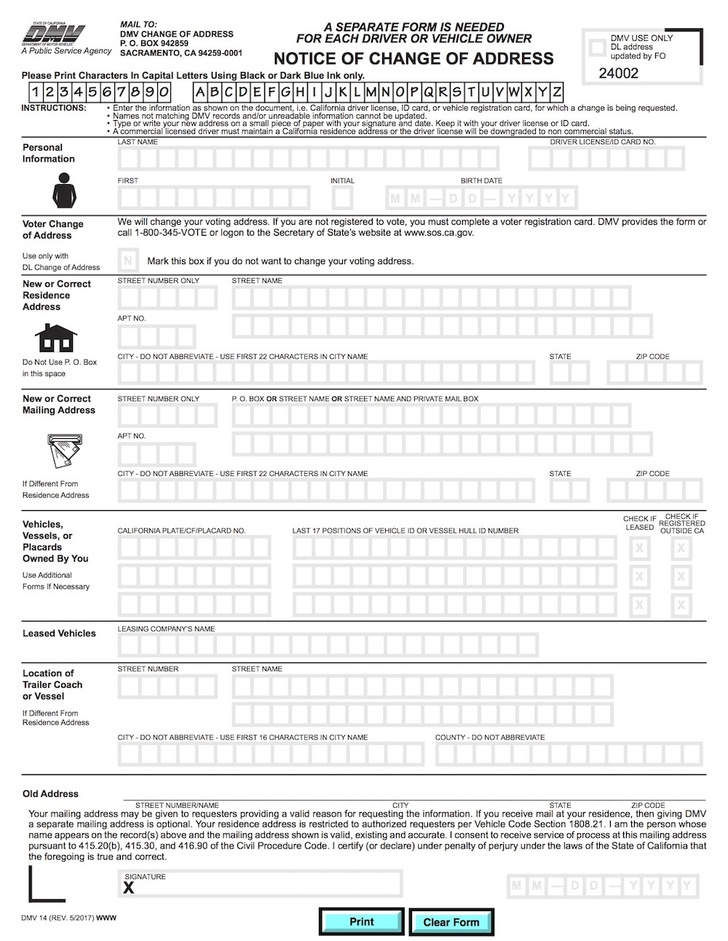
//> input picture documentAlignmentWithHomography/form.jpg, 728 x 941 px, shrunk from 1000 x 1293 before the run
$ ./main   (built with g++ and OpenCV 4)
//> lines starting //> are read from the running program, lines starting //| are printed output that depends on the picture
#include <iostream>
#include <string>
#include <opencv2/opencv.hpp>

using namespace cv;

int main() {
    std::cout << "Homography" << std::endl;

    Mat refImage = imread("form.jpg");
//> refImage is the input picture: 941 rows x 728 cols, CV_8UC3; mean B, G, R 237.2, 237.3, 237
    imshow("Reference form", refImage);
    waitKey(0);

    Mat scannedImage = imread("scanned-form.jpg");
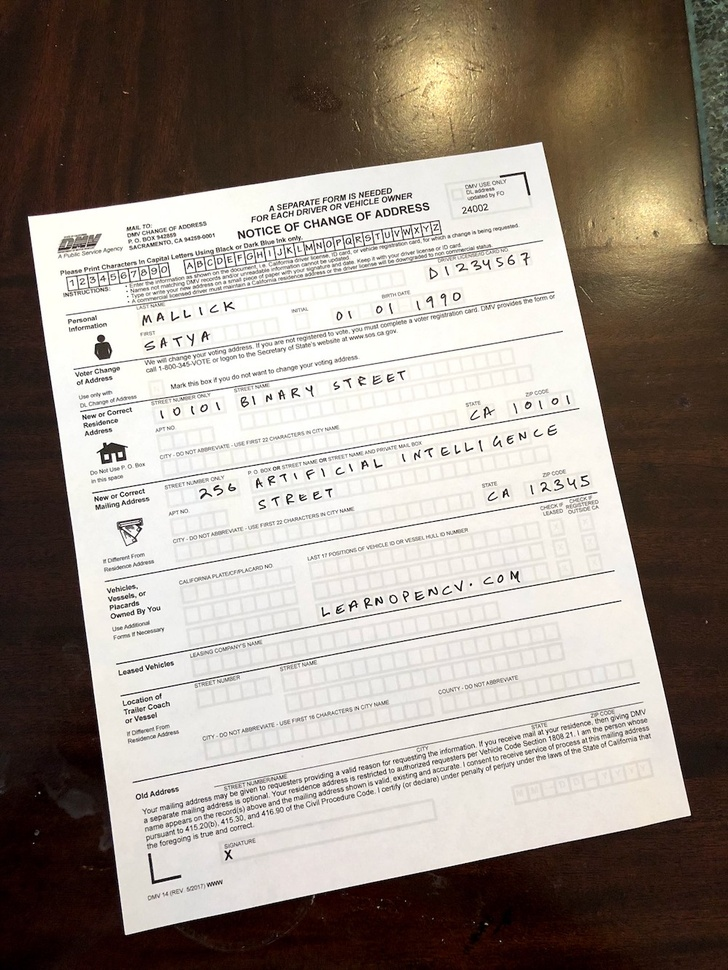
//> input picture documentAlignmentWithHomography/scanned-form.jpg, 728 x 970 px, shrunk from 1000 x 1333 before the run
//> scannedImage is the input picture: 970 rows x 728 cols, CV_8UC3; mean B, G, R 135.9, 144.8, 154.5
    imshow("Scanned form", scannedImage);
    waitKey(0);

    int MAX_FEATURES = 500;
    float GOOD_MATCH_PERCENT = 0.15f;

    // Convert images to grayscale
    Mat refGray, scannedGray;
    cvtColor(refImage, refGray, COLOR_BGR2GRAY);
    cvtColor(scannedImage, scannedGray, COLOR_BGR2GRAY);
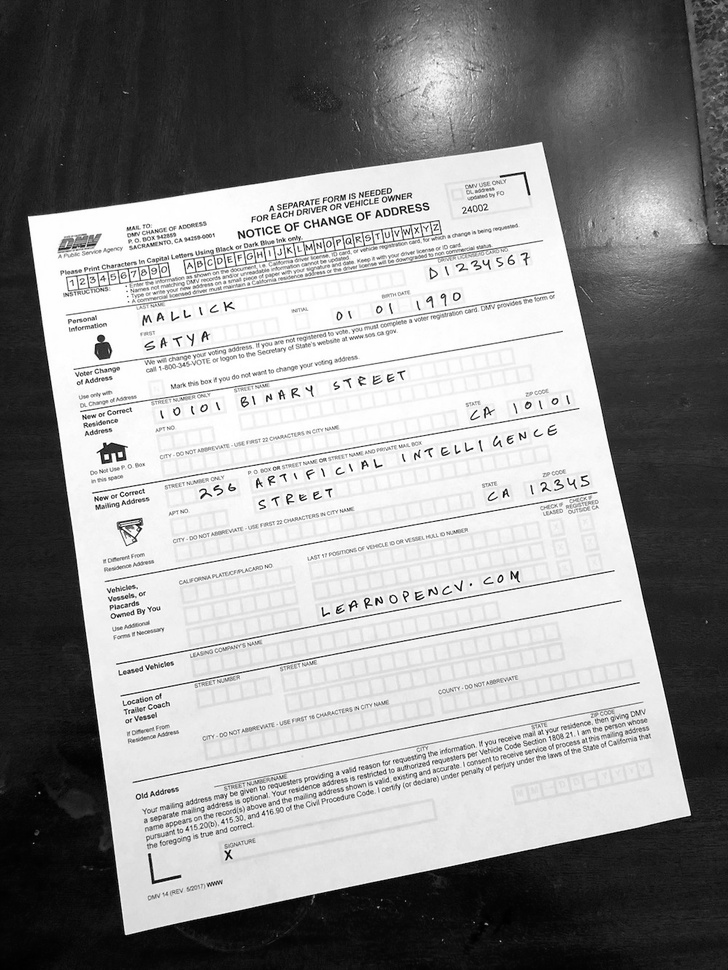
//> scannedGray: 970 rows x 728 cols, CV_8UC1; min 0, max 255, mean 146.7

    // Variables to store keypoints and descriptors
    std::vector<KeyPoint> keypoints1, keypoints2;
    Mat descriptors1, descriptors2;

    // Detect ORB features and compute descriptors.
    Ptr<Feature2D> orb = ORB::create(MAX_FEATURES);
    orb->detectAndCompute(refGray, Mat(), keypoints1, descriptors1);
//> keypoints1 = 500 keypoints; strongest (x, y, size): (360, 58, 31), (356, 53, 31), (292, 56, 37.2), (378, 61, 31)
    orb->detectAndCompute(scannedGray, Mat(), keypoints2, descriptors2);
//> keypoints2 = 500 keypoints; strongest (x, y, size): (429, 590, 31), (582, 477, 31), (353, 601, 31), (285, 226, 31)

    // Match features.
    std::vector<DMatch> matches;
    Ptr<DescriptorMatcher> matcher = DescriptorMatcher::create("BruteForce-Hamming");
    matcher->match(descriptors1, descriptors2, matches, Mat());
//> matches = 500 matches

    // Sort matches by score
    std::sort(matches.begin(), matches.end());

    // Remove not so good matches
    const int numGoodMatches = matches.size() * GOOD_MATCH_PERCENT;
//> numGoodMatches = 75
    matches.erase(matches.begin()+numGoodMatches, matches.end());
//> matches = 75 matches

    // Draw top matches
    Mat imMatches;
    drawMatches(scannedImage, keypoints1, refImage, keypoints2, matches, imMatches);
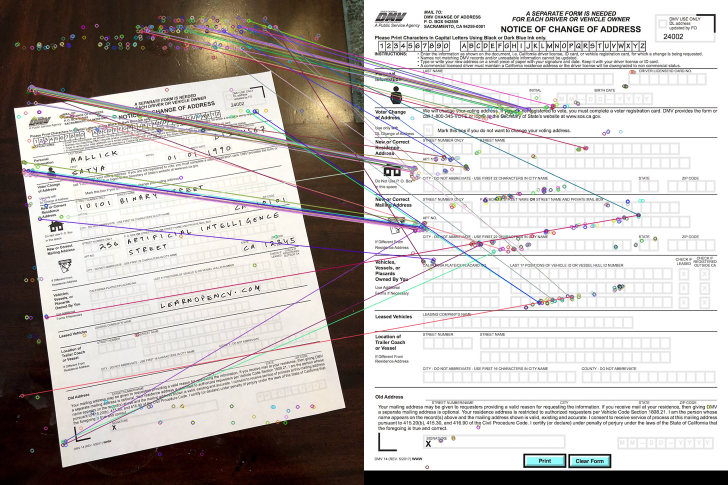
//> imMatches: 970 rows x 1456 cols, CV_8UC3 (shown at 1/2 size); mean B, G, R 181.3, 184.2, 189.6
    imwrite("matches.jpg", imMatches);

    imshow("Matches",imMatches);
    waitKey(0);

    // Extract location of good matches
    std::vector<Point2f> points1, points2;

    for( size_t i = 0; i < matches.size(); i++ )
    {
        points1.push_back( keypoints1[ matches[i].queryIdx ].pt );
        points2.push_back( keypoints2[ matches[i].trainIdx ].pt );
    }
//> this loop made 75 passes
//> after the loop, points1 = 75 Points (x, y), first 12: [58.75, 176.3], [62.21, 172.8], [70.5, 348.4], [70.56, 349.9], [67.39, 176.3], [64.28, 342.1], [57.02, 181.4], [67.68, 175.7], [70.85, 350.8], [65.66, 343.9], [282.2, 61.92], [47.52, 324]; points2 = 75 Points (x, y), first 12: [97.2, 337.2], [99.6, 334.8], [123.8, 457.9], [124.8, 458.4], [103.2, 337.2], [119.5, 455], [96.48, 341.3], [103.2, 337.2], [124.8, 458.4], [120, 454.8], [244, 237], [104, 443]

    // Find homography
    Mat h = findHomography( points1, points2, RANSAC );
//> h = [[0.765, 0.104, 34.79], [-0.0564, 0.702, 219.8], [0.000182, -1.75e-05, 1]]

    // Use homography to warp image
    Mat im1Reg;
    warpPerspective(scannedImage, im1Reg, h, refImage.size());
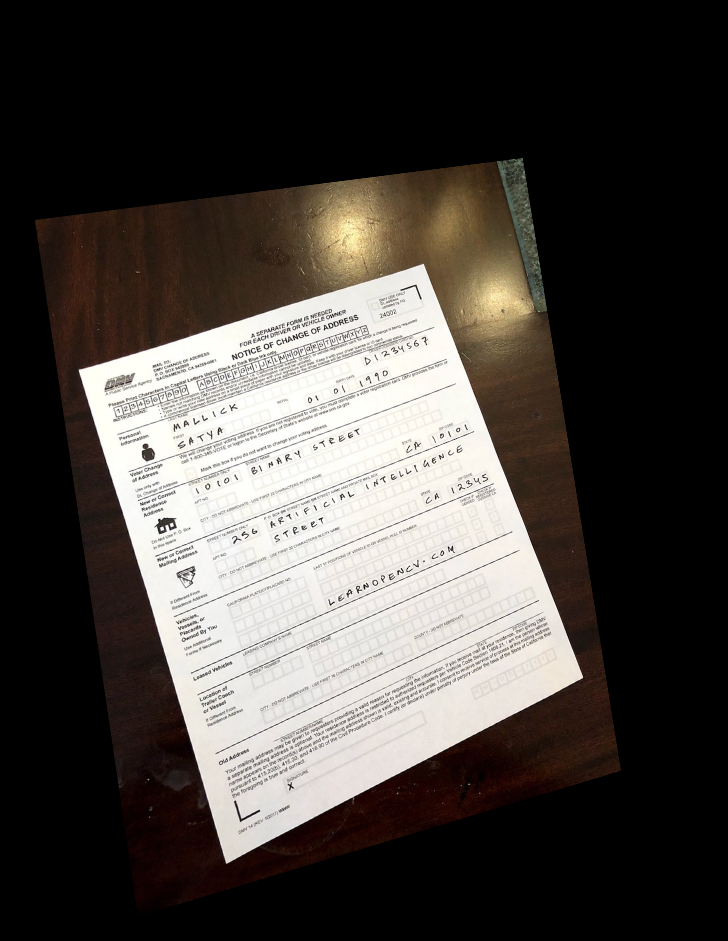
//> im1Reg: 941 rows x 728 cols, CV_8UC3; mean B, G, R 65.1, 69.2, 73.7

    imshow("Image",im1Reg);
    waitKey(0);
    // Print estimated homography
    std::cout << "Estimated homography : \n" << h << std::endl;
//| Estimated homography :
//| [0.7652583547978253, 0.1038535897679366, 34.7931642158341;
//|  -0.05640109184057748, 0.7018631322182589, 219.7943313480689;
//|  0.0001822376782238609, -1.753820625558278e-05, 0.9999999999999999]

    destroyAllWindows();

    return 0;
}
